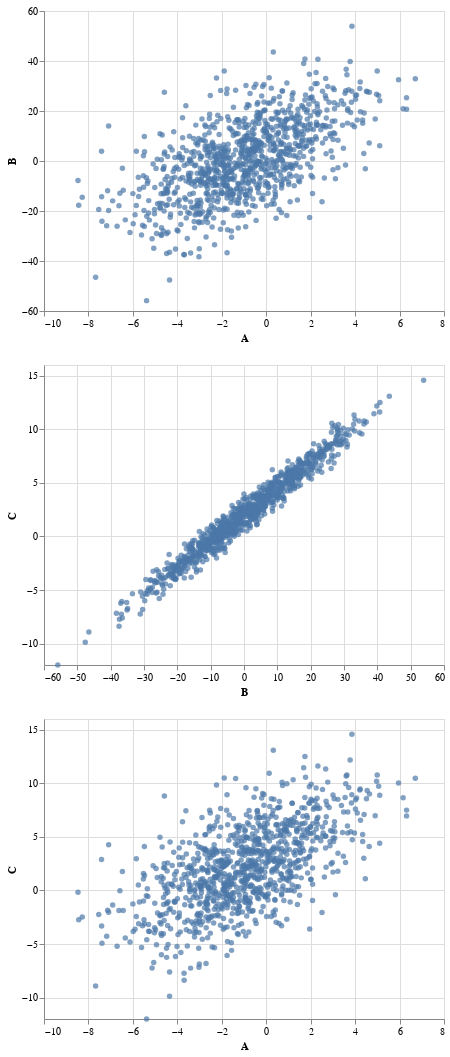

Here is the notebook cell this chart was saved with:
### Code cell
A, B, C = random.choice(ABC_all).transpose()
AB = alt.Chart(pd.DataFrame({"A":A, "B":B})).mark_circle().encode(
    x="A",
    y="B")
BC= alt.Chart(pd.DataFrame({"B":B, "C":C})).mark_circle().encode(
    x="B",
    y="C")
AC = alt.Chart(pd.DataFrame({"A":A, "C":C})).mark_circle().encode(
    x="A",
    y="C")

alt.vconcat(AB, BC, AC)

### Figure 1 — Vega-Lite specification as saved in the notebook (floating-point values rounded to 4 significant figures; data arrays with more than 128 entries replaced by an {"elided": "..."} marker saying what was removed)
{"config": {"view": {"continuousWidth": 400, "continuousHeight": 300}}, "vconcat": [{"data": {"name": "data-d289dee69035b0780fb53645c0102290"}, "mark": "circle", "encoding": {"x": {"field": "A", "type": "quantitative"}, "y": {"field": "B", "type": "quantitative"}}}, {"data": {"name": "data-f528dc7932b8eea2a2735b1de53d6231"}, "mark": "circle", "encoding": {"x": {"field": "B", "type": "quantitative"}, "y": {"field": "C", "type": "quantitative"}}}, {"data": {"name": "data-2aef551d377945743832483c9a11e32a"}, "mark": "circle", "encoding": {"x": {"field": "A", "type": "quantitative"}, "y": {"field": "C", "type": "quantitative"}}}], "$schema": "https://vega.github.io/schema/vega-lite/v4.17.0.json", "datasets": {"data-d289dee69035b0780fb53645c0102290": {"elided": "1000 records"}, "data-f528dc7932b8eea2a2735b1de53d6231": {"elided": "1000 records"}, "data-2aef551d377945743832483c9a11e32a": {"elided": "1000 records"}}}
